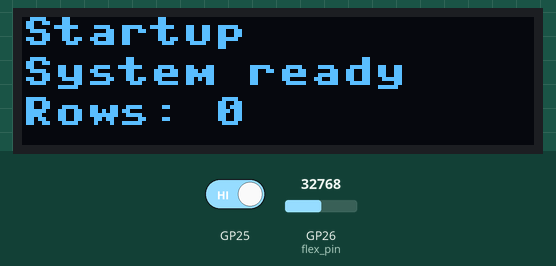
Simulated run of this program. Board: Raspberry Pi Pico running MicroPython. Parts: 128×32 one-colour display. The test bench sets the inputs (shaded band); at power-on: GP26 (flex_pin) = 32768 (analog values on the 0–65535 scale). Files the program writes start out absent; files that are not in the repository are absent; library files of the repository ran but are not shown: ssd1306.py; what the program prints to the serial console is not drawn.

Above: at 1.2 s.
1.3 s: on-board LED held down
At 1.8 s:
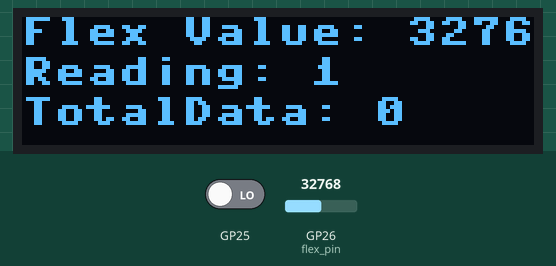
4.3 s: GP26 (flex_pin) set to 45874
At 4.9 s:
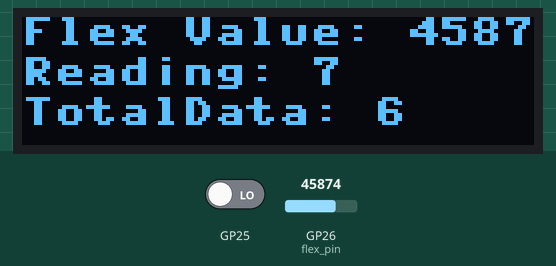
6.5 s: GP26 (flex_pin) set to 57670
At 6.9 s:
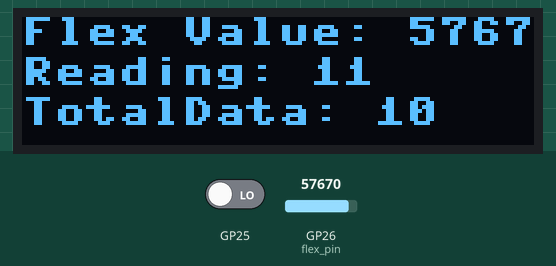
8.6 s: GP26 (flex_pin) set to 65535
At 9.0 s:
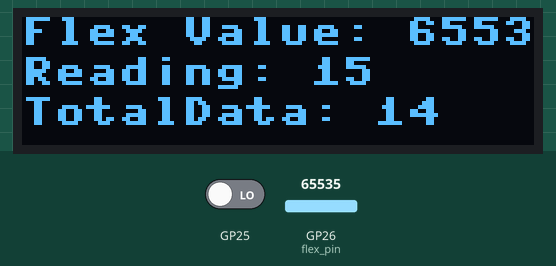

The program:

collectdataandsaveitMAIN.py
```python
from machine import ADC, Pin
import time
import screen  # Import the screen module

# Define the analog pin for the flex sensor
flex_pin = ADC(Pin(26))  # A0 is GPIO 26 on Nano RP2040

# Define the digital pin for the push button
button_pin = Pin(25, Pin.IN, Pin.PULL_UP)  # D2 is GPIO 25 on Nano RP2040

# Variable to track the recording state
recording = False

# Function to record data
def record_data(num_rows):
    # Open a file in append mode
    with open("/flex_sensor_data.txt", "a") as file:
        for i in range(100):
            flex_value = flex_pin.read_u16()  # Read the analog value from the flex sensor
            data = "Flex Sensor Value: {}".format(flex_value)

            # Print the sensor value
            print(data)

            # Write the data to the file
            file.write(data + "\n")

            # Update the OLED display with the sensor values
            screen.update_display("Flex Value: {}".format(flex_value), "Reading: {}".format(i+1), "TotalData: {}".format(i+num_rows))

            time.sleep(0.5)  # Wait for 500 milliseconds before the next reading

# Function to count the lines in the file
def count_lines(filename):
    try:
        with open(filename, "r") as file:
            return sum(1 for line in file)
    except OSError:
        return 0

# Check the number of rows at the start
num_rows = count_lines("/flex_sensor_data.txt")
screen.update_display("Startup", "System ready", "Rows: {}".format(num_rows))

while True:
    # Check if the button is pressed
    if not button_pin.value():
        # Debounce the button press
        time.sleep(0.1)
        if not button_pin.value():
            # Toggle the recording state
            recording = not recording

            # If recording, start recording data
            if recording:
                screen.update_display("Recording started", "", "")
                record_data(num_rows)
                screen.update_display("Recording stopped", "", "Rows: {}".format(count_lines("/flex_sensor_data.txt")))
            else:
                # Display the number of rows in the text file when stopped
                num_rows = count_lines("/flex_sensor_data.txt")
                screen.update_display("Recording stopped", "", "Rows: {}".format(num_rows))

        # Wait for the button to be released
        while not button_pin.value():
            time.sleep(0.1)

    # Short delay to avoid busy-waiting
    time.sleep(0.1)
```

screen.py
```python
from machine import Pin, SoftI2C
import ssd1306

# Initialize I2C interface with the correct pins for your setup
i2c = SoftI2C(scl=Pin(13), sda=Pin(12))

# Initialize SSD1306 OLED display
oled_width = 128
oled_height = 32  # Adjusted for 128x32 OLED display
oled = ssd1306.SSD1306_I2C(oled_width, oled_height, i2c)

def update_display(line1, line2="Default Line 2", line3="Default Line 3"):
    # Clear the display
    oled.fill(0)

    # Display the provided text
    oled.text(line1, 0, 0)
    oled.text(line2, 0, 10)
    oled.text(line3, 0, 20)

    # Update the display
    oled.show()
```

Measured:
- after the input at 1.3 s, the display: changes after 0.16 s (image 1)
- what the display in image 1 shows lasts 0.5 s, from 1.5 s to 2.0 s
